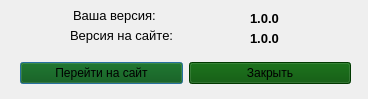
<?xml version="1.0" encoding="UTF-8"?>
<ui version="4.0">
 <class>Dialog</class>
 <widget class="QDialog" name="Dialog">
  <property name="geometry">
   <rect>
    <x>0</x>
    <y>0</y>
    <width>368</width>
    <height>99</height>
   </rect>
  </property>
  <property name="windowTitle">
   <string>Updates</string>
  </property>
  <property name="windowIcon">
   <iconset>
    <normaloff>img/logo-1.png</normaloff>img/logo-1.png</iconset>
  </property>
  <widget class="QLabel" name="label">
   <property name="geometry">
    <rect>
     <x>73</x>
     <y>0</y>
     <width>191</width>
     <height>31</height>
    </rect>
   </property>
   <property name="font">
    <font>
     <pointsize>10</pointsize>
    </font>
   </property>
   <property name="text">
    <string>Ваша версия:</string>
   </property>
  </widget>
  <widget class="QLabel" name="label_2">
   <property name="geometry">
    <rect>
     <x>70</x>
     <y>20</y>
     <width>191</width>
     <height>31</height>
    </rect>
   </property>
   <property name="font">
    <font>
     <pointsize>10</pointsize>
    </font>
   </property>
   <property name="text">
    <string>Версия на сайте:</string>
   </property>
  </widget>
  <widget class="QLabel" name="label_3">
   <property name="geometry">
    <rect>
     <x>250</x>
     <y>10</y>
     <width>54</width>
     <height>17</height>
    </rect>
   </property>
   <property name="font">
    <font>
     <pointsize>10</pointsize>
     <bold>true</bold>
    </font>
   </property>
   <property name="text">
    <string>1.0.0</string>
   </property>
  </widget>
  <widget class="QLabel" name="label_4">
   <property name="geometry">
    <rect>
     <x>250</x>
     <y>30</y>
     <width>54</width>
     <height>17</height>
    </rect>
   </property>
   <property name="font">
    <font>
     <pointsize>10</pointsize>
     <bold>true</bold>
    </font>
   </property>
   <property name="text">
    <string>1.0.0</string>
   </property>
  </widget>
  <widget class="QWidget" name="layoutWidget">
   <property name="geometry">
    <rect>
     <x>20</x>
     <y>60</y>
     <width>331</width>
     <height>27</height>
    </rect>
   </property>
   <layout class="QHBoxLayout" name="horizontalLayout">
    <item>
     <widget class="QPushButton" name="pushButton">
      <property name="styleSheet">
       <string notr="true">background-color: rgb(0, 80, 0);</string>
      </property>
      <property name="text">
       <string>Перейти на сайт</string>
      </property>
     </widget>
    </item>
    <item>
     <widget class="QPushButton" name="pushButton_2">
      <property name="styleSheet">
       <string notr="true">background-color: rgb(0, 80, 0);</string>
      </property>
      <property name="text">
       <string>Закрыть</string>
      </property>
     </widget>
    </item>
   </layout>
  </widget>
 </widget>
 <resources/>
 <connections/>
</ui>
